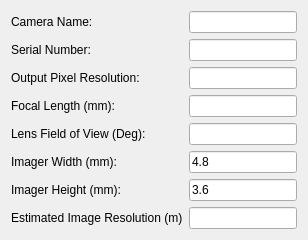
      <widget class="QWidget" name="tab">
       <attribute name="title">
        <string>Camera</string>
       </attribute>
       <layout class="QHBoxLayout" name="horizontalLayout_3">
        <item>
         <layout class="QGridLayout" name="gridLayout_2">
          <item row="1" column="0">
           <widget class="QLabel" name="label_23">
            <property name="text">
             <string>Serial Number:</string>
            </property>
           </widget>
          </item>
          <item row="5" column="3">
           <widget class="QLineEdit" name="imagerWidthText">
            <property name="text">
             <string>4.8</string>
            </property>
           </widget>
          </item>
          <item row="6" column="0">
           <widget class="QLabel" name="label_22">
            <property name="text">
             <string>Imager Height (mm):</string>
            </property>
           </widget>
          </item>
          <item row="2" column="3">
           <widget class="QLineEdit" name="pixelResText"/>
          </item>
          <item row="1" column="3">
           <widget class="QLineEdit" name="serialNumberText"/>
          </item>
          <item row="3" column="3">
           <widget class="QLineEdit" name="focalLengthText"/>
          </item>
          <item row="2" column="0">
           <widget class="QLabel" name="label_8">
            <property name="text">
             <string>Output Pixel Resolution:</string>
            </property>
           </widget>
          </item>
          <item row="3" column="0">
           <widget class="QLabel" name="label_19">
            <property name="text">
             <string>Focal Length (mm):</string>
            </property>
           </widget>
          </item>
          <item row="0" column="3">
           <widget class="QLineEdit" name="cameraNameText"/>
          </item>
          <item row="4" column="0">
           <widget class="QLabel" name="label_20">
            <property name="text">
             <string>Lens Field of View (Deg):</string>
            </property>
           </widget>
          </item>
          <item row="0" column="0">
           <widget class="QLabel" name="label">
            <property name="text">
             <string>Camera Name:</string>
            </property>
           </widget>
          </item>
          <item row="4" column="3">
           <widget class="QLineEdit" name="fovText"/>
          </item>
          <item row="6" column="3">
           <widget class="QLineEdit" name="imagerHeightText">
            <property name="text">
             <string>3.6</string>
            </property>
           </widget>
          </item>
          <item row="5" column="0">
           <widget class="QLabel" name="label_21">
            <property name="text">
             <string>Imager Width (mm):</string>
            </property>
           </widget>
          </item>
          <item row="7" column="3">
           <widget class="QLineEdit" name="imageResText"/>
          </item>
          <item row="7" column="0">
           <widget class="QLabel" name="label_24">
            <property name="text">
             <string>Estimated Image Resolution (m)</string>
            </property>
           </widget>
          </item>
         </layout>
        </item>
       </layout>
      </widget>
